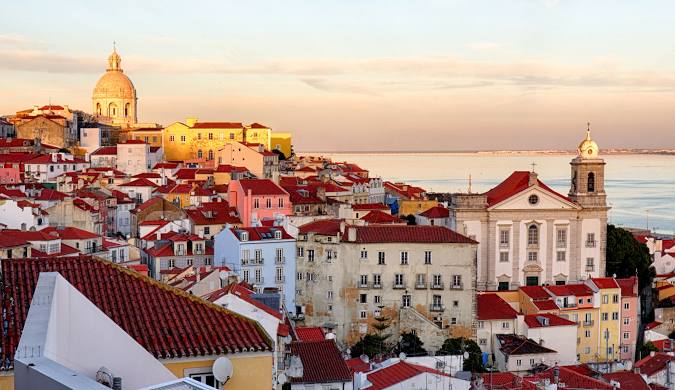
#> input picture arytmetykaObrazu/lizbona.jpeg, 675 x 390 px
$ python zad2.py
#> lines starting #> are read from the running program, lines starting #| are printed output that depends on the picture
import cv2 as cv
import numpy as np

image = cv.imread('lizbona.jpeg')
#> image is the input picture: shape (390, 675, 3); mean B, G, R 140, 151.3, 177.3
cv.imshow("Image", image)

M = np.ones(image.shape, dtype="uint8") * 150
addedNP = cv.add(image, M)
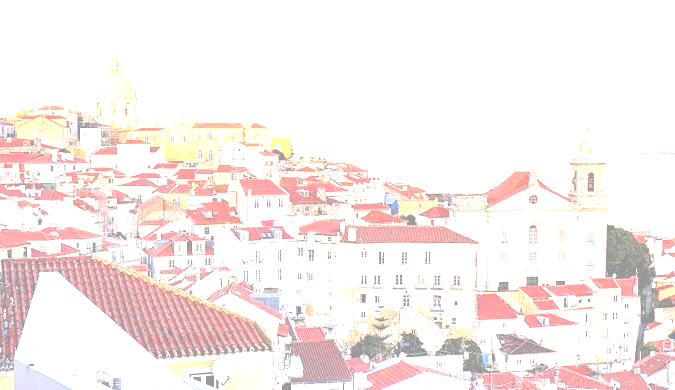
#> addedNP: shape (390, 675, 3); mean B, G, R 235.7, 237.5, 248
cv.imshow("LighterNP", addedNP)

addedCV = cv.add(image, 150)
cv.imshow("LighterCV", addedCV)

cv.waitKey(0)
cv.destroyAllWindows()
